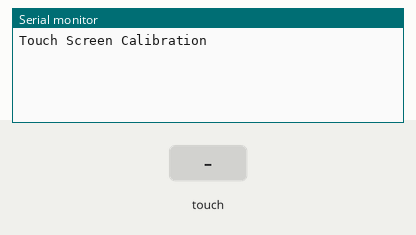
Bench run of a sketch on a simulated Arduino Uno, built with avr-gcc and run on an emulated ATmega328P. Parts: the last lines printed to the serial monitor. Inputs (shaded band) come from the test bench.

Above: at 1.2 s.
1.3 s: touch panel pressed at 13 % / 10 % of its raw x / y range
At 2.5 s:
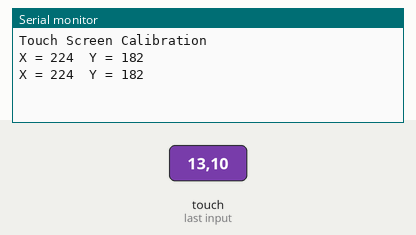
2.8 s: touch panel pressed at 38 % / 10 % of its raw x / y range
At 3.8 s:
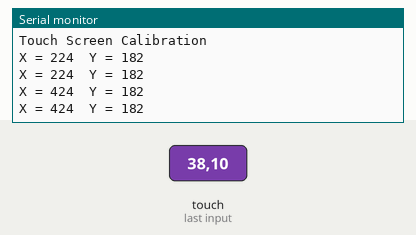

The sketch:

get_touch_coordinates.ino
```cpp
#include <TouchScreen.h>

// Defina os pinos da tela touch
#define YP A1  // Y+ ao pino A1 (Preto)
#define XM A2  // X- ao pino A2 (Verde)
#define YM 7   // Y- ao pino digital 7 (Branco)
#define XP 6   // X+ ao pino digital 6 (Vermelho)

TouchScreen ts = TouchScreen(XP, YP, XM, YM, 300);

void setup() {
  Serial.begin(9600);
  Serial.println("Touch Screen Calibration");
}

void loop() {
  TSPoint p = ts.getPoint();
  // Configurar os pinos para entrada e saída de forma correta
  pinMode(XM, OUTPUT);
  pinMode(YP, OUTPUT);

  if (p.z > ts.pressureThreshhold) {
    Serial.print("X = "); Serial.print(p.x);
    Serial.print("\tY = "); Serial.println(p.y);
  }
  delay(100);
}

/* OBSERVADO NO MONITOR SERIAL
MEIO DA TELA É 500, 500
FAIXA DE VALORES EM X: 100 ~ 800 da esquerda pra direita
FAIXA DE VALORES EM Y: 300 ~ 700 de cima pra baixo
*/
```

Measured:
- after the input at 1.3 s, the serial monitor: prints a new line at once (image 1)
- after the input at 2.8 s, the serial monitor: prints a new line at once (image 2)
